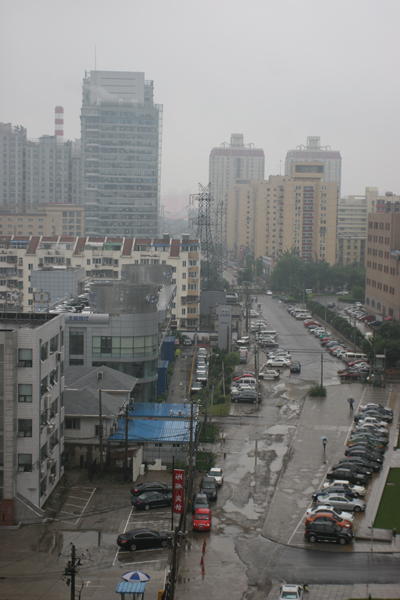
#> input picture Dataset/beijing1/IMG_8763.jpg, 400 x 600 px; its folder holds only this picture in this run
$ python haze.py   (Python 2 division)   (older library calls are emulated)
#> lines starting #> are read from the running program, lines starting #| are printed output that depends on the picture
### functions.py
import numpy as np
import math, cv2
from scipy import misc
import matplotlib.pyplot as plt
from scipy.sparse import *
import scipy.ndimage as ndimage
import scipy.sparse.linalg as spla
import numpy.matlib

def readIm(im=None, ext=None, *args, **kwargs):
    return cv2.imread(im, 1)

def getDarkChannel(im=None, *args, **kwargs):
    height, width, __ = im.shape
    numWindowPixels = 15
    padding = math.ceil(numWindowPixels / 2.0)
    J = np.zeros((height,width))
    paddedImage = np.pad(im, (padding, padding), 'constant', constant_values=(np.inf, np.inf))
    for j in xrange(0, height):
        for i in xrange(0, width):
            window = paddedImage[j : j + numWindowPixels - 1, i : i + numWindowPixels - 1, :]
            J[j, i] = np.amin(window)
    return J

def getAtmLight(im=None, JDark=None, *args, **kwargs):
    height, width, __ = im.shape
    totalPixels = width * height

    ImVec = np.reshape(im, (totalPixels, 3))
    indices = np.argsort(np.reshape(JDark, (totalPixels, 1)), axis=0).flatten()

    topPixels = math.floor(totalPixels / 1000.0)
    indices = indices[-topPixels:]
    tempAtm = np.zeros((1,3))

    for ind in xrange(0, int(topPixels)):
        tempAtm = tempAtm + ImVec[indices[ind], :]

    A = tempAtm / topPixels

    return A.flatten()

def getTransmission(im=None, A=None, *args, **kwargs):
    omega = 0.95
    newImage = np.zeros(im.shape)
    for ind in xrange(0,3):
        newImage[:, :, ind] = im[:, :, ind] / A[ind]

    return 1 - omega * getDarkChannel(newImage)

def getRadiance(atmLight=None, im=None, transmission=None, *args, **kwargs):
    t0 = 0.1
    J = np.zeros(im.shape)
    for ind in xrange(0,3):
        J[:, :, ind] = atmLight[ind] + (im[:, :, ind] - atmLight[ind]) / np.maximum(transmission, t0)

    return J / np.amax(J)

neighbors = []
neighbor_count = 0;

def performSoftMatting(im=None, transmission=None, *args, **kwargs):
    global neighbors

    width, height, depth = im.shape
    windowRadius = 1
    numWindowPixels = 9
    epsilon = 10 ** - 8
    _lambda = 10 ** - 4

    totalPixels = numWindowPixels ** 2
    windowWidth = 3
    windowIndicies = np.reshape(xrange(1, width * height + 1), (width, height), order='F')
    totalElements = totalPixels * (width - 2) * (height - 2)
    xIndicies = np.ones((1, totalElements))
    yIndicies = np.ones((1, totalElements))
    laplacian = np.zeros((1, totalElements))
    count = 0

    neighbors = np.empty((width * height, numWindowPixels))

    footprint = np.array([[1,1,1],
                          [1,1,1],
                          [1,1,1]])

    ndimage.generic_filter(windowIndicies, getWindow, footprint=footprint)

    U = epsilon / numWindowPixels * identity(windowWidth)

    for i in xrange(windowRadius, height - windowRadius):
        for j in xrange(windowRadius, width - windowRadius):
            window = im[j - windowRadius: j + windowRadius + 1, i - windowRadius : i + windowRadius + 1, :]

            reshapedWindow = np.reshape(window, (numWindowPixels, 3), order='F')

            diffFromMean = reshapedWindow.T - np.tile(np.mean(reshapedWindow, axis=0).T, (numWindowPixels, 1)).T

            window_covariance = np.dot(diffFromMean, diffFromMean.T) / numWindowPixels

            entry = identity(numWindowPixels) - (1 + np.dot(np.dot(diffFromMean.T, np.linalg.inv(window_covariance + U)), diffFromMean)) / float(numWindowPixels)

            temp = count * totalPixels
            temp2 = count * totalPixels + totalPixels

            newIndicies = np.tile(np.reshape(np.reshape(neighbors[height * j + i], (windowWidth, windowWidth)), (1, numWindowPixels), order='F'), (numWindowPixels, 1))

            xIndicies[0][temp : temp2] = newIndicies.flatten(1)
            yIndicies[0][temp : temp2] = (newIndicies.T).flatten(1)
            laplacian[0][temp : temp2] = entry.flatten(1)
            count += 1

    L = csc_matrix((laplacian.flatten(), (xIndicies.flatten(), yIndicies.flatten())))
    tBar = np.append(np.reshape(transmission.T, (width * height, 1)), [0])

    T = spla.spsolve(L + _lambda * identity(L.shape[0]), tBar * _lambda)
    return np.reshape(np.delete(T, len(T) - 1), transmission.shape, order='F')

def getWindow(values):
    global neighbors, neighbor_count
    neighbors[neighbor_count] = np.reshape([values], (1,9))
    neighbor_count += 1
    return 0

### haze.py
from functions import *
import argparse

parser = argparse.ArgumentParser(description='Remove image haze using dark channel prior method')
parser.add_argument('-s','--scale', action="store", dest="scale", default=0.5, type=float, help="Scaling factor for images")
parser.add_argument('-f','--folder', action="store", dest="folder", default='beijing1', help="folder name")
parser.add_argument('-n','--file', action="store", dest="file", default='IMG_8763', help="file name")

args = parser.parse_args()

scalingFactor = args.scale
folder = args.folder
fileName = args.file

def deHaze(filename):
#> called with filename = 'Dataset/beijing1/IMG_8763.jpg'
    print 'Loading Image', filename
    imageRGB = misc.imresize(readIm(filename), scalingFactor);
#> in readIm, returned value is the input picture: shape (600, 400, 3); mean B, G, R 124.4, 125.7, 125.5
    cv2.imwrite('MyResults/' + fileName + '_imageRGB.jpg', imageRGB)
    imageRGB = imageRGB / 255.0

    print 'Getting Dark Channel Prior'
    darkChannel = getDarkChannel(imageRGB);
#> after the loop in getDarkChannel, `for j in xrange(0, height):`:
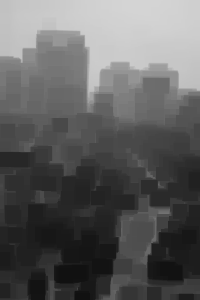
#> J: shape (300, 200) float64; min 0.0667, max 0.831, mean 0.371
    cv2.imwrite('MyResults/' + fileName + '_dark.jpg', darkChannel * 255.0)

    print 'Getting Atmospheric Light'
    atmLight = getAtmLight(imageRGB, darkChannel);
#> in getAtmLight, `indices = indices[-topPixels:]`: indices = 60 values, max 2150 at index 29, min 125 at index 57, mean 1209.2
#> the loop in getAtmLight, `for ind in xrange(0, int(topPixels)):` made 60 passes
#> tempAtm on passes 1 to 12: [[0.843, 0.835, 0.835]], [[1.69, 1.67, 1.67]], [[2.53, 2.51, 2.51]], [[3.37, 3.34, 3.34]], [[4.22, 4.18, 4.18]], [[5.06, 5.01, 5.01]], [[5.9, 5.85, 5.85]], [[6.75, 6.68, 6.68]], [[7.59, 7.52, 7.52]], [[8.43, 8.35, 8.35]], [[9.27, 9.19, 9.19]], [[10.12, 10.02, 10.02]]
#> in getAtmLight, `A = tempAtm / topPixels`: A = [[0.843, 0.835, 0.836]]
#> atmLight = [0.843, 0.835, 0.836]

    print 'Getting Transmission'
    transmission = getTransmission(imageRGB, atmLight);
#> after the loop in getTransmission, `for ind in xrange(0,3):`:
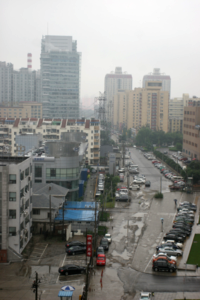
#> newImage: shape (300, 200, 3) float64; mean B, G, R 0.579, 0.591, 0.589; drawn with min black and max white
#> after the loop in getDarkChannel (call 2), `for j in xrange(0, height):`:
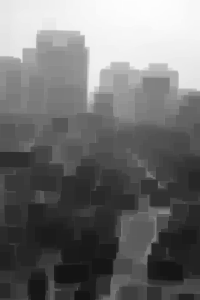
#> J: shape (300, 200) float64; min 0.0791, max 0.995, mean 0.443
#> in getTransmission, `return 1 - omega * getDarkChannel(newImage)`:
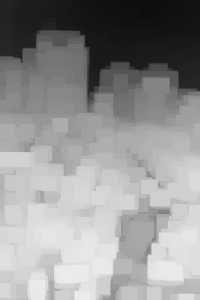
#> returned value: shape (300, 200) float64; min 0.0544, max 0.925, mean 0.58
    cv2.imwrite('MyResults/' + fileName + '_transmission.jpg', transmission * 255.0)

    print 'Getting Scene Radiance'
    radiance = getRadiance(atmLight, imageRGB, transmission);
#> after the loop in getRadiance, `for ind in xrange(0,3):`:
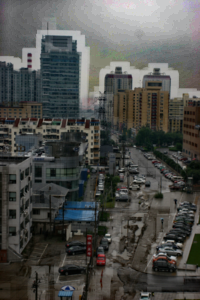
#> J: shape (300, 200, 3) float64; mean B, G, R 0.3, 0.312, 0.309
    cv2.imwrite('MyResults/' + fileName + '_radiance.jpg', radiance * 255.0)

    print 'Apply Soft Matting'
    mattedTransmission = performSoftMatting(imageRGB, transmission);
#> in performSoftMatting, `ndimage.generic_filter(windowIndicies, getWindow, footprint=footprint)`:
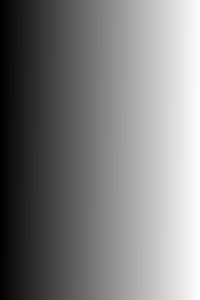
#> windowIndicies: shape (300, 200) int64; min 1, max 60000, mean 30000.5; drawn with min black and max white
#> after the loop in performSoftMatting, `for i in xrange(windowRadius, height - windowRadius):`: count = 0
    cv2.imwrite('MyResults/' + fileName + '_refinedTransmission.jpg', mattedTransmission * 255.0)

    print 'Getting Scene Radiance'
    betterRadiance = getRadiance(atmLight, imageRGB, mattedTransmission);
    cv2.imwrite('MyResults/' + fileName + '_refinedRadiance.jpg', betterRadiance * 255.0)

#> (the run stopped early here; a loop or call above may not have finished)
